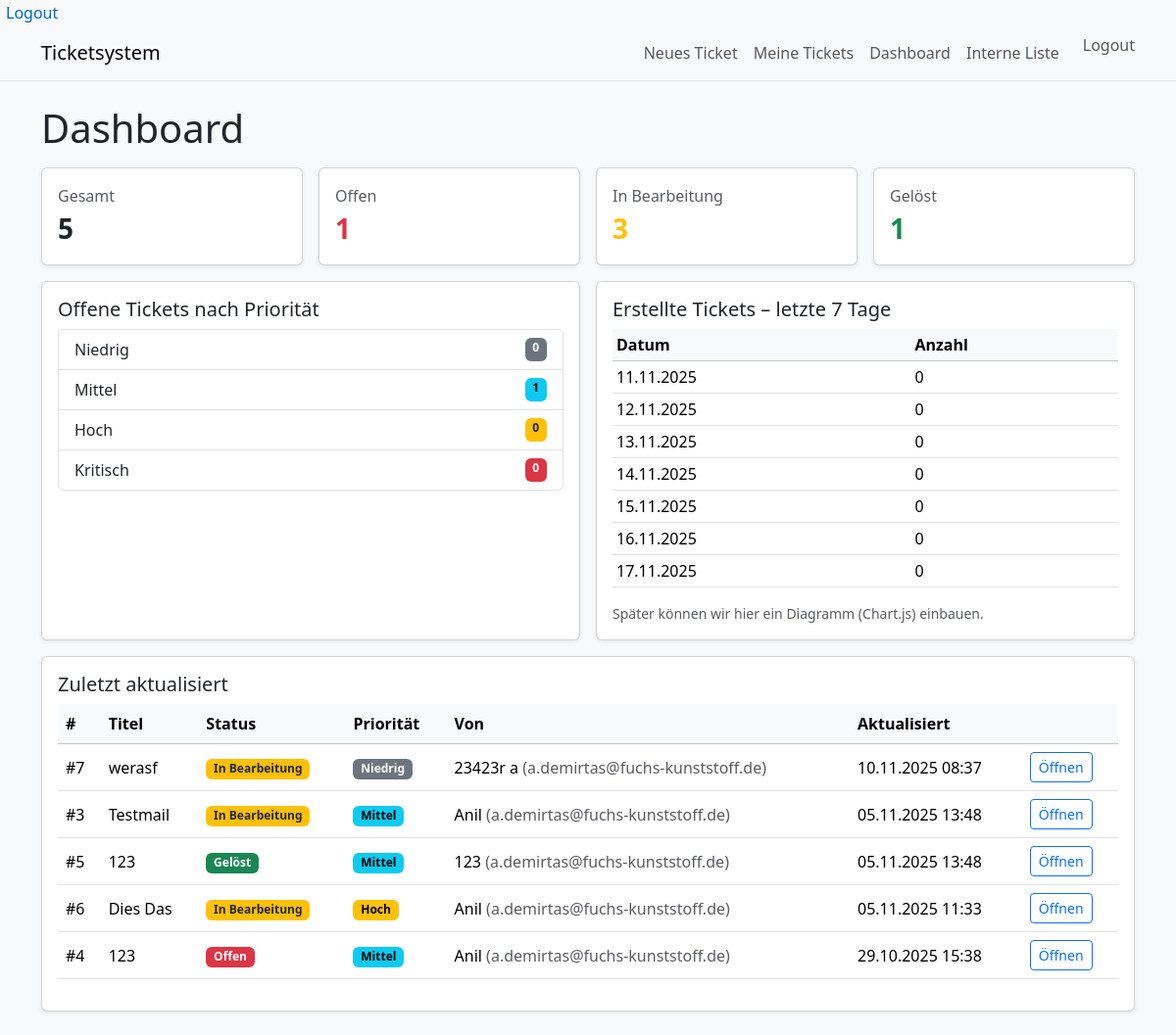
Page /intern/ (signed in) on the earlier database version.
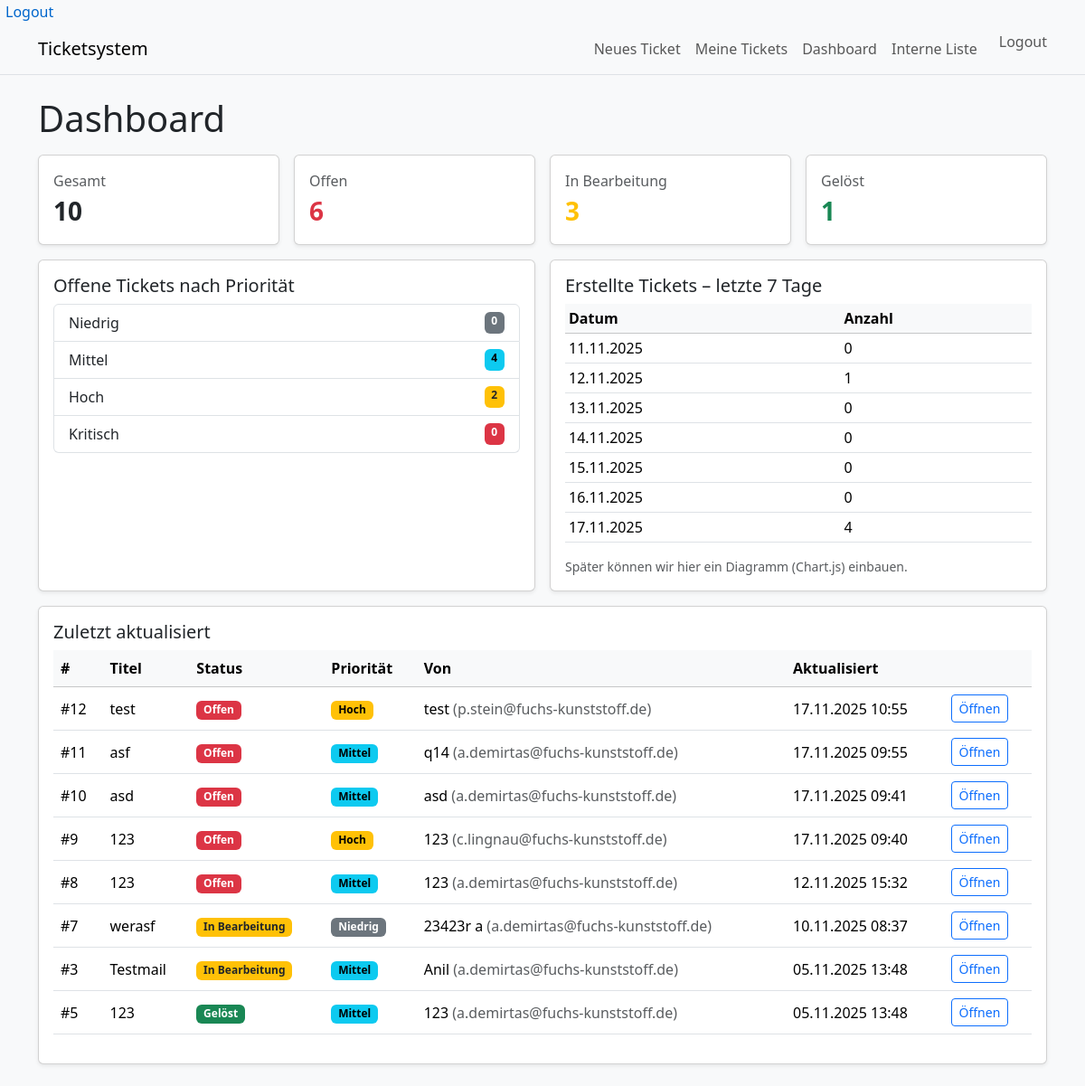
Same page on the later database version.
### tickets/models.py (models this page shows, shortened)
class Ticket(models.Model):
    class Priority(models.TextChoices):
        LOW = "low", "Niedrig"
        MEDIUM = "medium", "Mittel"
        HIGH = "high", "Hoch"
        CRITICAL = "critical", "Kritisch"
    class Status(models.TextChoices):
        OPEN = "open", "Offen"
        IN_PROGRESS = "in_progress", "In Bearbeitung"
        RESOLVED = "resolved", "Gelöst"
    reporter = models.ForeignKey(
        settings.AUTH_USER_MODEL,
        on_delete=models.SET_NULL,
        null=True, blank=True,
        related_name="reported_tickets",
        verbose_name="Gemeldet von"
    )
    assigned_to = models.ForeignKey(
        settings.AUTH_USER_MODEL,
        on_delete=models.SET_NULL,
        null=True, blank=True,
        related_name="assigned_tickets",
        verbose_name="Zugewiesen an"
    )
    name = models.CharField("Ihr Name", max_length=120, validators=[MinLengthValidator(2)])
    email = models.EmailField("Ihre E-Mail", validators=[validate_email])
    title = models.CharField("Titel", max_length=200)
    description = models.TextField("Beschreibung")
    category = models.ForeignKey(Category, null=True, blank=True, on_delete=models.SET_NULL, verbose_name="Kategorie")
    priority = models.CharField("Priorität", max_length=10, choices=Priority.choices, default=Priority.MEDIUM)
    status = models.CharField("Status", max_length=20, choices=Status.choices, default=Status.OPEN)
    created_at = models.DateTimeField("Erstellt am", default=timezone.now, editable=False)
    updated_at = models.DateTimeField("Aktualisiert am", auto_now=True)
    class Meta:
        verbose_name = "Ticket"
        verbose_name_plural = "Tickets"
        ordering = ["-updated_at"]

### tickets/views.py (the view)
# urls.py: path("intern/", internal_dashboard, name="intern_dashboard"),            # /intern/
@staff_member_required
def internal_dashboard(request):
    total = Ticket.objects.count()
    count_open = Ticket.objects.filter(status=Ticket.Status.OPEN).count()
    count_progress = Ticket.objects.filter(status=Ticket.Status.IN_PROGRESS).count()
    count_resolved = Ticket.objects.filter(status=Ticket.Status.RESOLVED).count()
    open_by_prio = (
        Ticket.objects.filter(status=Ticket.Status.OPEN)
        .values("priority")
        .annotate(c=Count("id"))
    )
    prio_map = {"low": 0, "medium": 0, "high": 0, "critical": 0}
    for row in open_by_prio:
        prio_map[row["priority"]] = row["c"]
    recent = Ticket.objects.all().order_by("-updated_at")[:8]
    today = timezone.localdate()
    last7 = []
    for i in range(6, -1, -1):
        day = today - timezone.timedelta(days=i)
        n = Ticket.objects.filter(created_at__date=day).count()
        last7.append({"date": day, "count": n})
    ctx = {
        "total": total,
        "count_open": count_open,
        "count_progress": count_progress,
        "count_resolved": count_resolved,
        "prio_open_low": prio_map["low"],
        "prio_open_medium": prio_map["medium"],
        "prio_open_high": prio_map["high"],
        "prio_open_critical": prio_map["critical"],
        "recent": recent,
        "last7": last7,
    }
    return render(request, "tickets/intern_dashboard.html", ctx)

### templates/tickets/intern_dashboard.html (shortened to what the changed rows need)
{% extends "base.html" %}
{% block content %}
<h1 class="mb-3">Dashboard</h1>
<div class="row g-3 mb-3">
  <div class="col-md-3">
    <div class="card shadow-sm">
      <div class="card-body">
        <div class="text-muted">Gesamt</div>
        <div class="fs-3 fw-bold">{{ total }}</div>
      </div>
    </div>
  </div>
  <div class="col-md-3">
    <div class="card shadow-sm">
      <div class="card-body">
        <div class="text-muted">Offen</div>
        <div class="fs-3 fw-bold text-danger">{{ count_open }}</div>
      </div>
    </div>
  </div>
</div>
<div class="row g-3 mb-3">
  <div class="col-lg-6">
    <div class="card shadow-sm h-100">
      <div class="card-body">
        <ul class="list-group">
          <li class="list-group-item d-flex justify-content-between">
            <span>Mittel</span><span class="badge text-bg-info">{{ prio_open_medium }}</span>
          </li>
          <li class="list-group-item d-flex justify-content-between">
            <span>Hoch</span><span class="badge text-bg-warning text-dark">{{ prio_open_high }}</span>
          </li>
        </ul>
      </div>
    </div>
  </div>
  <div class="col-lg-6">
    <div class="card shadow-sm h-100">
      <div class="card-body">
        <div class="table-responsive">
          <table class="table table-sm align-middle">
            <thead class="table-light">
              <tr><th>Datum</th><th>Anzahl</th></tr>
            </thead>
            <tbody>
              {% for d in last7 %}
              <tr>
                <td>{{ d.date|date:"d.m.Y" }}</td>
                <td>{{ d.count }}</td>
              </tr>
              {% endfor %}
            </tbody>
          </table>
        </div>
      </div>
    </div>
  </div>
</div>
<div class="card shadow-sm">
  <div class="card-body">
    <div class="table-responsive">
      <table class="table table-hover align-middle">
        <thead class="table-light">
          <tr>
            <th>#</th>
            <th>Titel</th>
            <th>Status</th>
            <th>Priorität</th>
            <th>Von</th>
            <th>Aktualisiert</th>
            <th></th>
          </tr>
        </thead>
        <tbody>
          {% for t in recent %}
          <tr>
            <td>#{{ t.id }}</td>
            <td>{{ t.title }}</td>
            <td>
              {% if t.status == 'open' %}
                <span class="badge text-bg-danger">Offen</span>
              {% elif t.status == 'in_progress' %}
                <span class="badge text-bg-warning text-dark">In Bearbeitung</span>
              {% elif t.status == 'resolved' %}
                <span class="badge text-bg-success">Gelöst</span>
              {% else %}
                <span class="badge text-bg-secondary">{{ t.get_status_display }}</span>
              {% endif %}
            </td>
            <td>
              <span class="badge {% if t.priority == 'critical' %}text-bg-danger{% elif t.priority == 'high' %}text-bg-warning{% elif t.priority == 'medium' %}text-bg-info{% else %}text-bg-secondary{% endif %}">
                {{ t.get_priority_display }}
              </span>
            </td>
            <td>{{ t.name }} <span class="text-muted">({{ t.email }})</span></td>
            <td>{{ t.updated_at|date:"d.m.Y H:i" }}</td>
            <td><a class="btn btn-sm btn-outline-primary" href="{% url 'tickets:intern_ticket_detail' t.id %}">Öffnen</a></td>
          </tr>
          {% empty %}
          <tr><td colspan="7" class="text-center text-muted py-4">Noch keine Tickets.</td></tr>
          {% endfor %}
        </tbody>
      </table>
    </div>
  </div>
</div>
{% endblock %}

Differences in the rows shown:
no longer on this page (row unchanged): Ticket: id "6", title "Dies Das", status "In Bearbeitung", priority "Hoch", name "Anil", email "a.demirtas@fuchs-kunststoff.de", updated_at "05.11.2025 11:33"
no longer on this page (row unchanged): Ticket: id "4", title "123", status "Offen", priority "Mittel", name "Anil", email "a.demirtas@fuchs-kunststoff.de", updated_at "29.10.2025 15:38"
added Ticket: id "12", title "test", status "Offen", priority "Hoch", name "test", email "p.stein@fuchs-kunststoff.de", updated_at "17.11.2025 10:55"
added Ticket: id "11", title "asf", status "Offen", priority "Mittel", name "q14", email "a.demirtas@fuchs-kunststoff.de", updated_at "17.11.2025 09:55"
added Ticket: id "10", title "asd", status "Offen", priority "Mittel", name "asd", email "a.demirtas@fuchs-kunststoff.de", updated_at "17.11.2025 09:41"
added Ticket: id "9", title "123", status "Offen", priority "Hoch", name "123", email "c.lingnau@fuchs-kunststoff.de", updated_at "17.11.2025 09:40"
added Ticket: id "8", title "123", status "Offen", priority "Mittel", name "123", email "a.demirtas@fuchs-kunststoff.de", updated_at "12.11.2025 15:32"
Other differences:
{{ total }}: "5" → "10"
{{ count_open }}: "1" → "6"
{{ prio_open_medium }}: "1" → "4"
{{ prio_open_high }}: "0" → "2"
new list line: "12.11.2025 1"
new list line: "17.11.2025 4"
list line gone: "12.11.2025 0"
list line gone: "17.11.2025 0"
